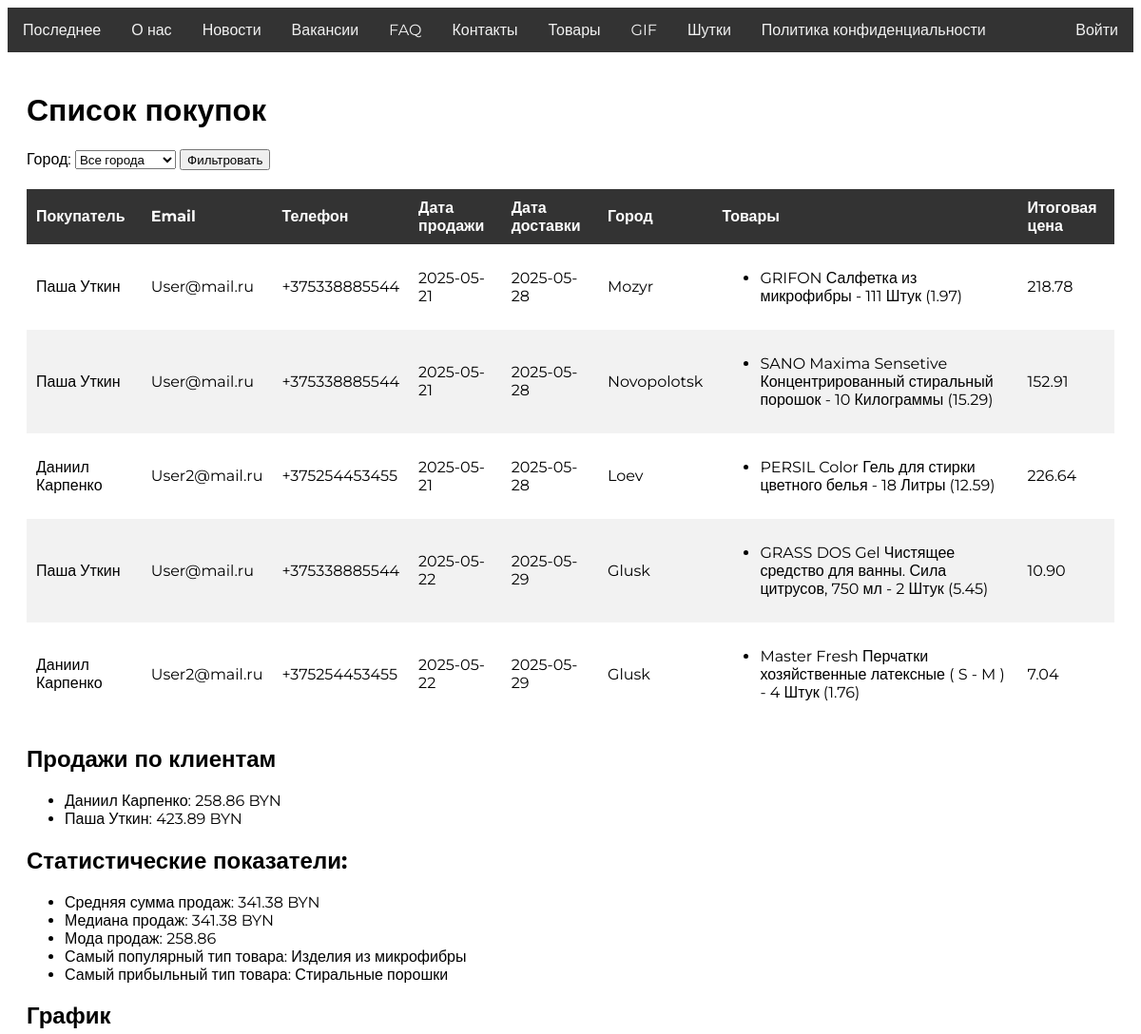
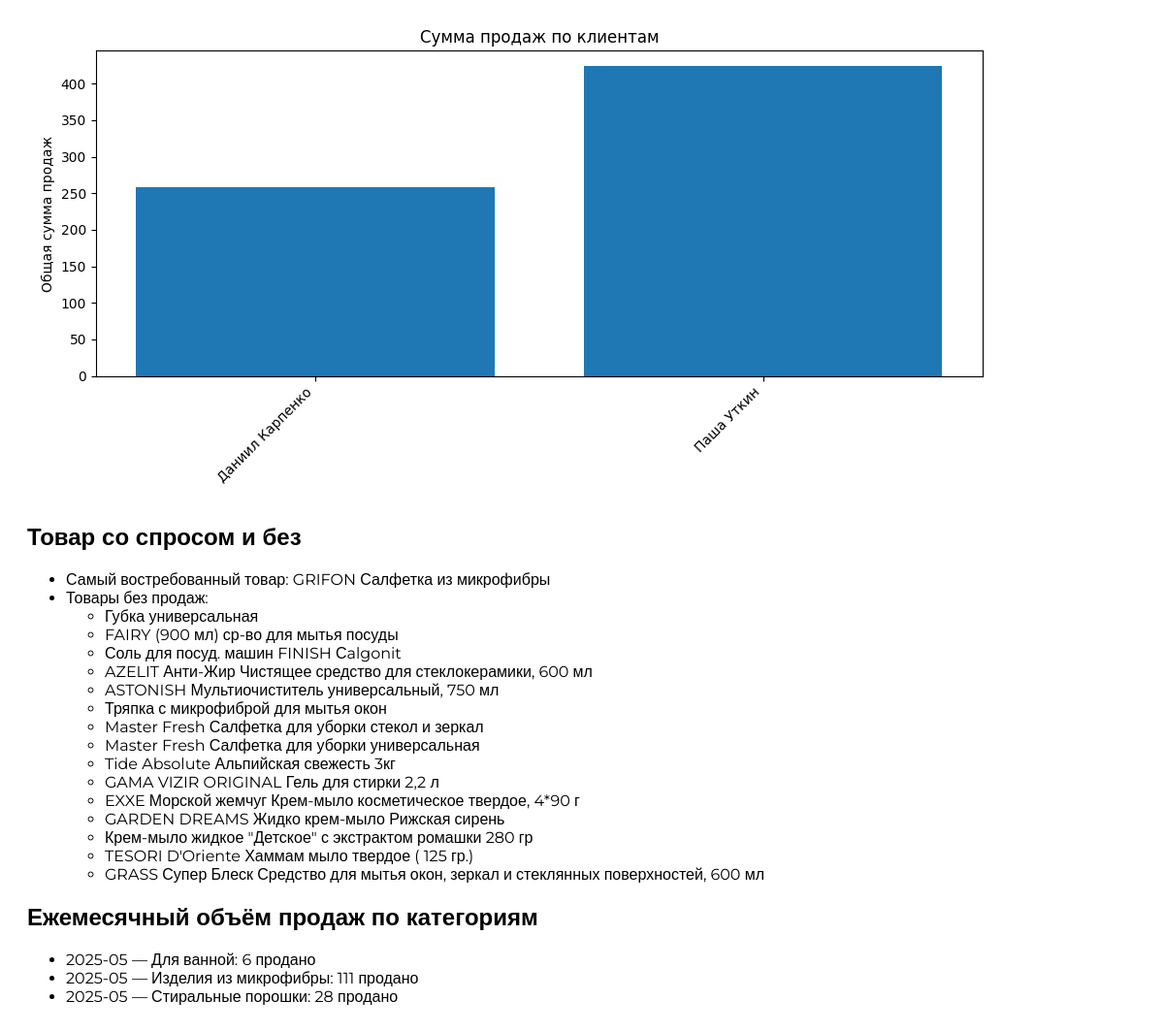
Before: /sales/ with the older database file (2 pictures, top to bottom).
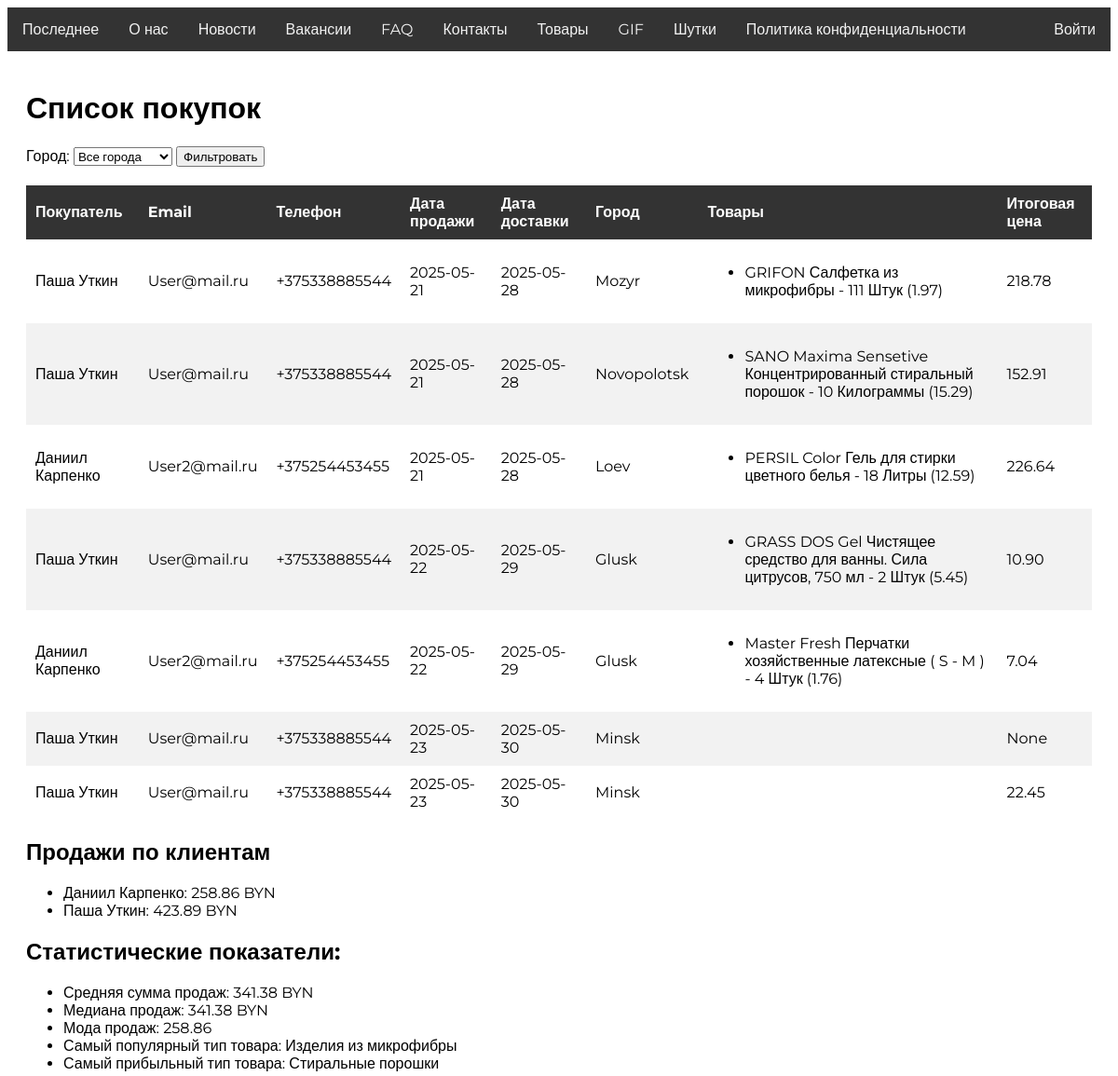
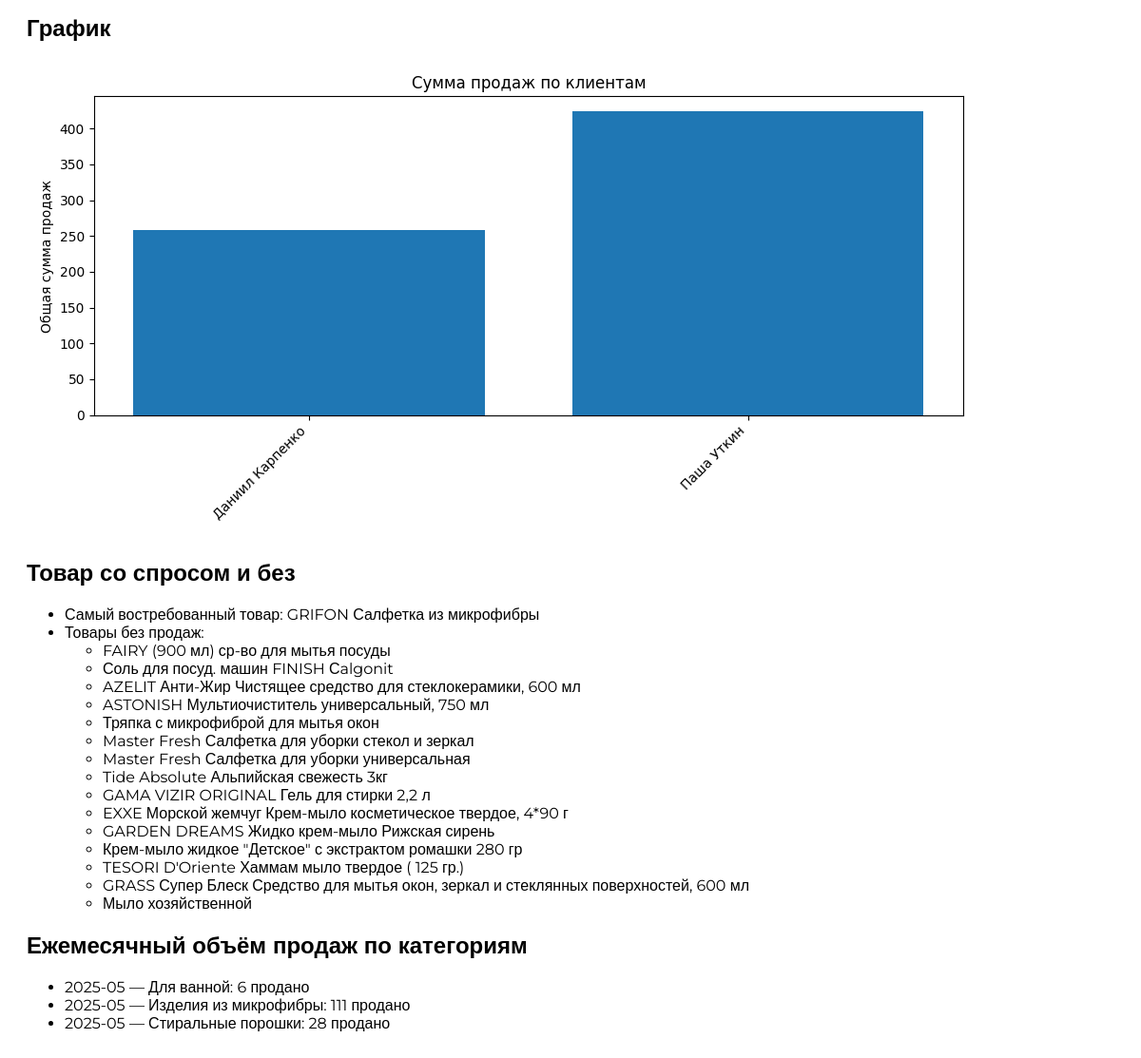
After: the same page with the newer database file (2 pictures, top to bottom).
### OnlineShop/models.py (models this page shows, shortened)
class Sale(models.Model):
    objects = models.Manager()
    customer = models.ForeignKey(Customer, on_delete=models.CASCADE)
    products = models.ManyToManyField(Product, through='SaleProduct')
    sale_date = models.DateTimeField(auto_now_add=True)
    delivery_date = models.DateTimeField()
    total_price = models.DecimalField(max_digits=10, decimal_places=2, null=True, blank=True)
    city = models.CharField(max_length=100, default="Неизвестно")

class Customer(models.Model):
    objects = models.Manager()
    first_name = models.CharField(max_length=50)
    last_name = models.CharField(max_length=50)
    email = models.EmailField(unique=True)
    phone = models.CharField(max_length=15)

class SaleProduct(models.Model):
    objects = models.Manager()
    sale = models.ForeignKey(Sale, on_delete=models.CASCADE)
    product = models.ForeignKey(Product, on_delete=models.CASCADE)
    quantity = models.PositiveIntegerField()
    price = models.DecimalField(max_digits=10, decimal_places=2, default=0)

class Product(models.Model):
    UNIT_CHOICES = [
        ('pcs', 'Штук'),
        ('kg', 'Килограммы'),
        ('l', 'Литры'),
    ]
    objects = models.Manager()
    name = models.CharField(max_length=100)
    price = models.DecimalField(max_digits=10, decimal_places=2)
    unit = models.CharField(max_length=3, choices=UNIT_CHOICES, default='pcs')
    category = models.ForeignKey(Category, on_delete=models.CASCADE, related_name='products')

class Category(models.Model):
    objects = models.Manager()
    name = models.CharField(max_length=100)

### OnlineShop/views.py (the view)
# urls.py: path('sales/', views.sale_list, name='sale_list'),
def sale_list(request):
    selected_city = request.GET.get('city')
    sales = Sale.objects.select_related('customer').prefetch_related('saleproduct_set__product')
    if selected_city:
        sales = sales.filter(city=selected_city)
    unique_cities = Sale.objects.values_list('city', flat=True).distinct().order_by('city')
    customers = Customer.objects.order_by('last_name', 'first_name')
    sales_total_by_customer = {
        f"{customer.first_name} {customer.last_name}": round(
            SaleProduct.objects.filter(
                sale__customer=customer
            ).aggregate(total=Sum(F('quantity') * F('product__price')))['total'] or 0, 2
        )
        for customer in customers
    }
    sales_totals = list(sales_total_by_customer.values())
    try:
        sales_mean = round(mean(sales_totals), 2)
        sales_median = round(median(sales_totals), 2)
        sales_mode = round(mode(sales_totals), 2)
    except StatisticsError:
        sales_mode = "Нет моды"
    product_sales = SaleProduct.objects.values('product__category__name').annotate(
        total_quantity=Sum('quantity'),
        total_profit=Sum(F('quantity') * F('product__price'))
    ).order_by('-total_quantity')
    most_popular_type = product_sales[0]['product__category__name'] if product_sales else "Нет данных"
    most_profitable_type = sorted(product_sales, key=lambda x: x['total_profit'], reverse=True)[0]['product__category__name'] if product_sales else "Нет данных"
    most_demanded_product = SaleProduct.objects.values('product__name').annotate(
        total=Sum('quantity')
    ).order_by('-total').first()
    most_demanded_product_name = most_demanded_product['product__name'] if most_demanded_product else "Нет данных"
    sold_product_ids = SaleProduct.objects.values_list('product_id', flat=True).distinct()
    unsold_products = Product.objects.exclude(id__in=sold_product_ids)
    monthly_sales = SaleProduct.objects.annotate(
        month=TruncMonth('sale__sale_date')
    ).values('month', 'product__category__name').annotate(
        total=Sum('quantity')
    ).order_by('month')
    return render(request, 'sale_list.html', {
        'sales': sales,
        'unique_cities': unique_cities,
        'selected_city': selected_city,
        'sales_total_by_customer': sales_total_by_customer,
        'sales_mean': sales_mean,
        'sales_median': sales_median,
        'sales_mode': sales_mode,
        'most_popular_type': most_popular_type,
        'most_profitable_type': most_profitable_type,
        'most_demanded_product_name': most_demanded_product_name,
        'unsold_products': unsold_products,
        'monthly_sales': monthly_sales,
    })

### templates/sale_list.html (shortened to what this page needs)
<!DOCTYPE html>
{% load static %}
<html lang="en">
<head>
    <link rel="stylesheet" href="{% static 'css/styles.css' %}"/>
</head>
<body class="body">
<div class="navbar">
    <div class="left-items">
        <a href="#" id="latest" class="tab">Последнее</a>
        <a href="#" id="about" class="tab">О нас</a>
        <a href="#" id="news" class="tab">Новости</a>
        <a href="{% url 'vacancy_list' %}" id="vacancies" class="tab">Вакансии</a>
        <a href="#" id="faq" class="tab">FAQ</a>
        <a href="#" id="contacts" class="tab">Контакты</a>
        <a href="#" id="products" class="tab">Товары</a>
        <a href="#" id="gif" class="tab">GIF</a>
        <a href="#" id="rand" class="tab">Шутки</a>
        <a href="{% url 'privacy_policy' %}" id="privacy-policy" class="tab">Политика конфиденциальности</a>
    </div>
    {% if user.is_authenticated %}
        <div class="sp">
            <span>Привет, {{ user.username }}!</span>
            <a href="/logout">Выйти</a>
        </div>
    {% else %}
        <a href="/login">Войти</a>
    {% endif %}
</div>
<div class="container">
    <h1>Список покупок</h1>
    <form method="get" class="form-inline" style="margin-bottom: 20px;">
        <label for="city">Город:</label>
        <select name="city" id="city">
            <option value="">Все города</option>
        </select>
        <button type="submit">Фильтровать</button>
    </form>
    <table class="table">
        <thead>
        <tr>
            <th>Покупатель</th>
            <th>Email</th>
            <th>Телефон</th>
            <th>Дата продажи</th>
            <th>Дата доставки</th>
            <th>Город</th>
            <th>Товары</th>
            <th>Итоговая цена</th>
        </tr>
        </thead>
        <tbody>
        {% for sale in sales %}
            <tr>
                <td>{{ sale.customer.first_name }} {{ sale.customer.last_name }}</td>
                <td>{{ sale.customer.email }}</td>
                <td>{{ sale.customer.phone }}</td>
                <td>{{ sale.sale_date|date:"Y-m-d" }}</td>
                <td>{{ sale.delivery_date|date:"Y-m-d" }}</td>
                <td>{{ sale.city }}</td>
                <td>
                    <ul>
                        {% for sale_product in sale.saleproduct_set.all %}
                            <li>{{ sale_product.product.name }}
                                - {{ sale_product.quantity }} {{ sale_product.product.get_unit_display }}
                                ({{ sale_product.price }})
                            </li>
                        {% endfor %}
                    </ul>
                </td>
                <td>{{ sale.total_price }}</td>
            </tr>
        {% endfor %}
        </tbody>
    </table>
    <h2>Продажи по клиентам</h2>
    <ul>
        {% for name, total in sales_total_by_customer.items %}
            <li>{{ name }}: {{ total }} BYN</li>
        {% endfor %}
    </ul>
    <h2>Статистические показатели:</h2>
    <ul>
        <li>Средняя сумма продаж: {{ sales_mean }} BYN</li>
        <li>Медиана продаж: {{ sales_median }} BYN</li>
        <li>Мода продаж: {{ sales_mode }}</li>
        <li>Самый популярный тип товара: {{ most_popular_type }}</li>
        <li>Самый прибыльный тип товара: {{ most_profitable_type }}</li>
    </ul>
    <h2>График</h2>
    <img src="/media/stats/sale_statistics.png" alt="График">
    <h2>Товар со спросом и без</h2>
    <ul>
        <li>Самый востребованный товар: {{ most_demanded_product_name }}</li>
        <li>Товары без продаж:
            {% if unsold_products %}
                <ul>
                    {% for p in unsold_products %}
                        <li>{{ p.name }}</li>
                    {% endfor %}
                </ul>
            {% else %}
                Все товары были проданы.
            {% endif %}
        </li>
    </ul>
    <h2>Ежемесячный объём продаж по категориям</h2>
    <ul>
        {% for item in monthly_sales %}
            <li>
                {{ item.month|date:"Y-m" }} — {{ item.product__category__name }}:
                {{ item.total }} продано
            </li>
        {% endfor %}
    </ul>
</div>
</body>
</html>

### static/css/styles.css (style rules this page uses)
.body { font-family: Montserrat, sans-serif; }
* { font-family: Montserrat, sans-serif; }
.navbar { display: flex; justify-content: space-between; align-items: center; overflow: hidden; background-color: #333333; }
.left-items { display: flex; }
.navbar a { color: #f2f2f2; text-decoration: none; padding: 14px 16px; }
.container { padding: 20px; }
.table { width: 100%; border-collapse: collapse; }
.table th, .table td { padding: 10px; text-align: left; }
.table th { background-color: #333; color: white; }
.table tr:nth-child(even) { background-color: #f2f2f2; }

Changed rows visible on the page:
removed Product: name "Губка универсальная"
added Sale: customer.first_name "Паша", customer.last_name "Уткин", customer.email "User@mail.ru", customer.phone "+375338885544", sale_date "2025-05-23", delivery_date "2025-05-30", city "Minsk", total_price "None"
added Sale: customer.first_name "Паша", customer.last_name "Уткин", customer.email "User@mail.ru", customer.phone "+375338885544", sale_date "2025-05-23", delivery_date "2025-05-30", city "Minsk", total_price "22.45"
added Product: name "Мыло хозяйственной"
